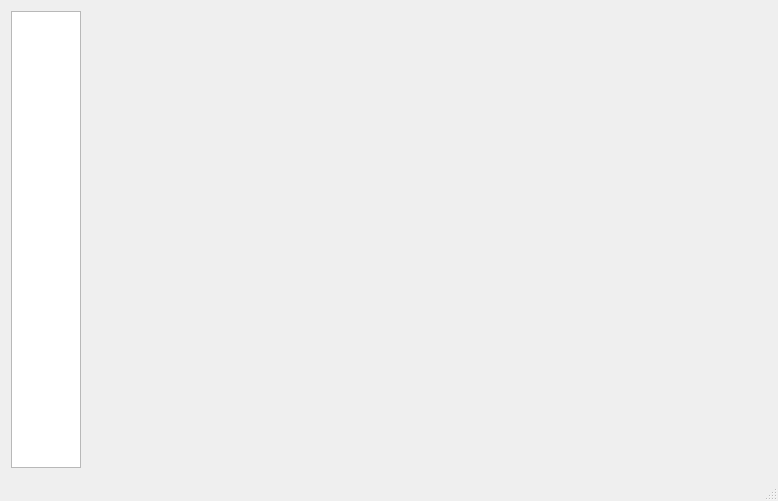
<?xml version="1.0" encoding="UTF-8"?>
<ui version="4.0">
 <class>MainWindow</class>
 <widget class="QMainWindow" name="MainWindow">
  <property name="geometry">
   <rect>
    <x>0</x>
    <y>0</y>
    <width>701</width>
    <height>501</height>
   </rect>
  </property>
  <property name="windowTitle">
   <string>MainWindow</string>
  </property>
  <widget class="QWidget" name="centralWidget">
   <layout class="QVBoxLayout" name="verticalLayout">
    <item>
     <layout class="QHBoxLayout" name="horizontalLayout">
      <item>
       <widget class="QTreeView" name="treeView">
        <property name="minimumSize">
         <size>
          <width>0</width>
          <height>0</height>
         </size>
        </property>
        <property name="maximumSize">
         <size>
          <width>200</width>
          <height>16777215</height>
         </size>
        </property>
       </widget>
      </item>
      <item>
       <spacer name="horizontalSpacer">
        <property name="orientation">
         <enum>Qt::Horizontal</enum>
        </property>
        <property name="sizeHint" stdset="0">
         <size>
          <width>13</width>
          <height>17</height>
         </size>
        </property>
       </spacer>
      </item>
      <item>
       <widget class="QCustomPlot" name="customPlot" native="true">
        <property name="minimumSize">
         <size>
          <width>680</width>
          <height>0</height>
         </size>
        </property>
       </widget>
      </item>
     </layout>
    </item>
   </layout>
  </widget>
  <widget class="QStatusBar" name="statusBar"/>
 </widget>
 <layoutdefault spacing="6" margin="11"/>
 <customwidgets>
  <customwidget>
   <class>QCustomPlot</class>
   <extends>QWidget</extends>
   <header>../../qcustomplot.h</header>
   <container>1</container>
  </customwidget>
 </customwidgets>
 <resources/>
 <connections/>
</ui>
